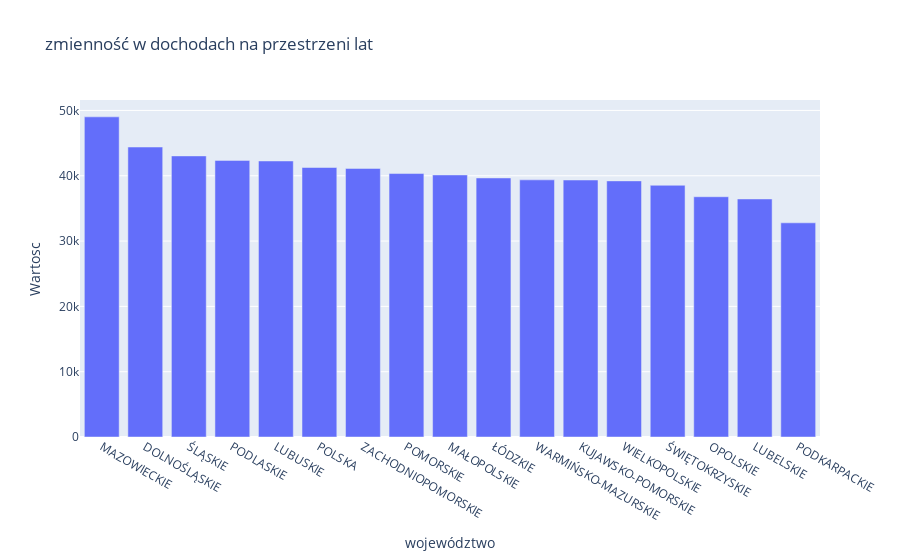

Here is the notebook cell this chart was saved with:
### Code cell
fig = px.bar(incomes_variability, x='Nazwa', y='Wartosc', title="zmienność w dochodach na przestrzeni lat", labels={'Nazwa':"województwo"})
fig.show()

### Figure 1 — Plotly figure (JSON) as saved in the notebook; plotly's stock layout.template omitted (floating-point values rounded to 4 significant figures)
{"data": [{"alignmentgroup": "True", "hovertemplate": "województwo=%{x}<br>Wartosc=%{y}<extra></extra>", "legendgroup": "", "marker": {"color": "#636efa", "pattern": {"shape": ""}}, "name": "", "offsetgroup": "", "orientation": "v", "showlegend": false, "textposition": "auto", "x": ["MAZOWIECKIE", "DOLNOŚLĄSKIE", "ŚLĄSKIE", "PODLASKIE", "LUBUSKIE", "POLSKA", "ZACHODNIOPOMORSKIE", "POMORSKIE", "MAŁOPOLSKIE", "ŁÓDZKIE", "WARMIŃSKO-MAZURSKIE", "KUJAWSKO-POMORSKIE", "WIELKOPOLSKIE", "ŚWIĘTOKRZYSKIE", "OPOLSKIE", "LUBELSKIE", "PODKARPACKIE"], "xaxis": "x", "y": [49020.0, 44400.0, 43040.0, 42350.0, 42260.0, 41260.0, 41120.0, 40340.0, 40130.0, 39660.0, 39370.0, 39350.0, 39210.0, 38540.0, 36790.0, 36450.0, 32790.0], "yaxis": "y", "type": "bar"}], "layout": {"xaxis": {"anchor": "y", "domain": [0.0, 1.0], "title": {"text": "województwo"}}, "yaxis": {"anchor": "x", "domain": [0.0, 1.0], "title": {"text": "Wartosc"}}, "legend": {"tracegroupgap": 0}, "title": {"text": "zmienność w dochodach na przestrzeni lat"}, "barmode": "relative"}}
